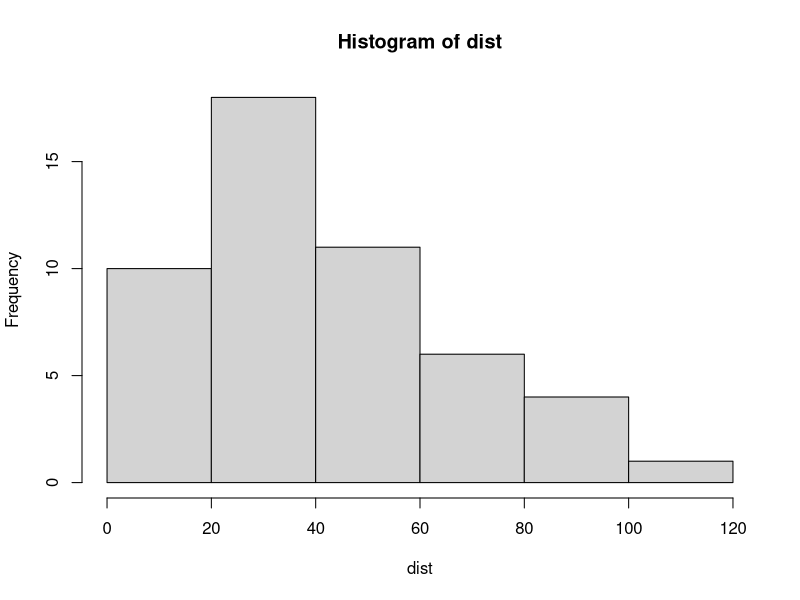
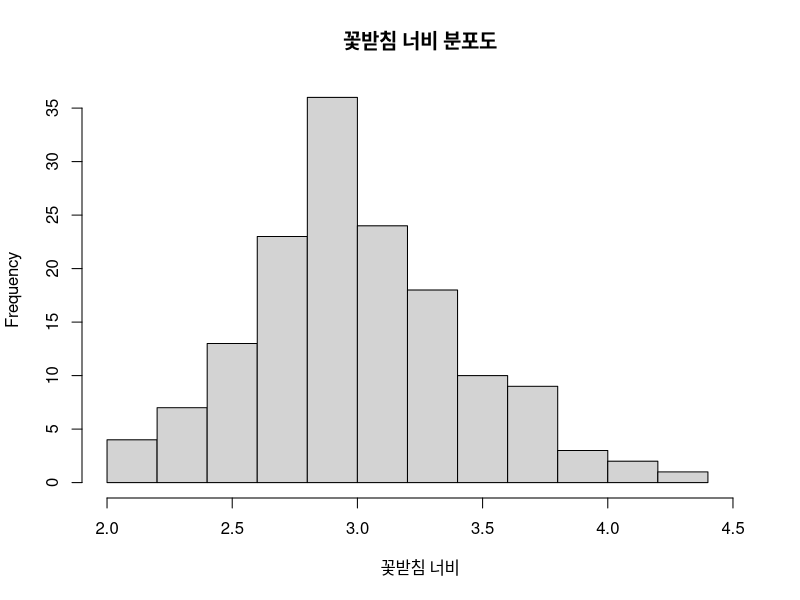

Write R code to recreate these figures, in order.
dist <- cars[,2]
dist

hist(dist)

# iris 데이터 히스토그램
hist(iris$Sepal.Width, xlim = c(2.0,4.5),
     xlab = "꽃받침 너비",
     main= "꽃받침 너비 분포도")
